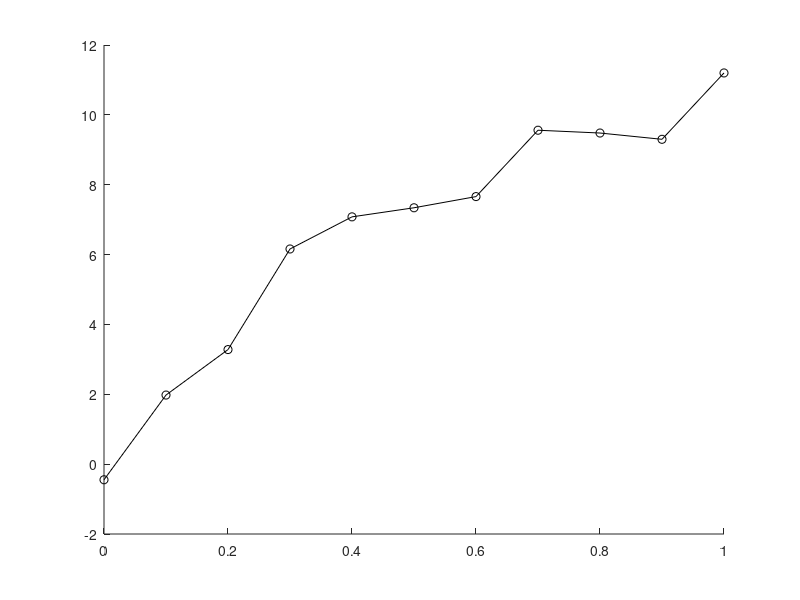

The MATLAB source for this figure:
% HW 4 Problem 4
% Steven macenski modified Sept 28 2013

x = [0 .1 .2 .3 .4 .5 .6 .7 .8 .9 1];
y = [-.447 1.978 3.280 6.160 7.080 7.340 7.660 9.560 9.480 9.300 11.200];

a = polyfit(x,y,10)

hold on
plot(x,y,'ok');
plot(x,polyval(a,x),'-k')
% With more numbers the fit is better